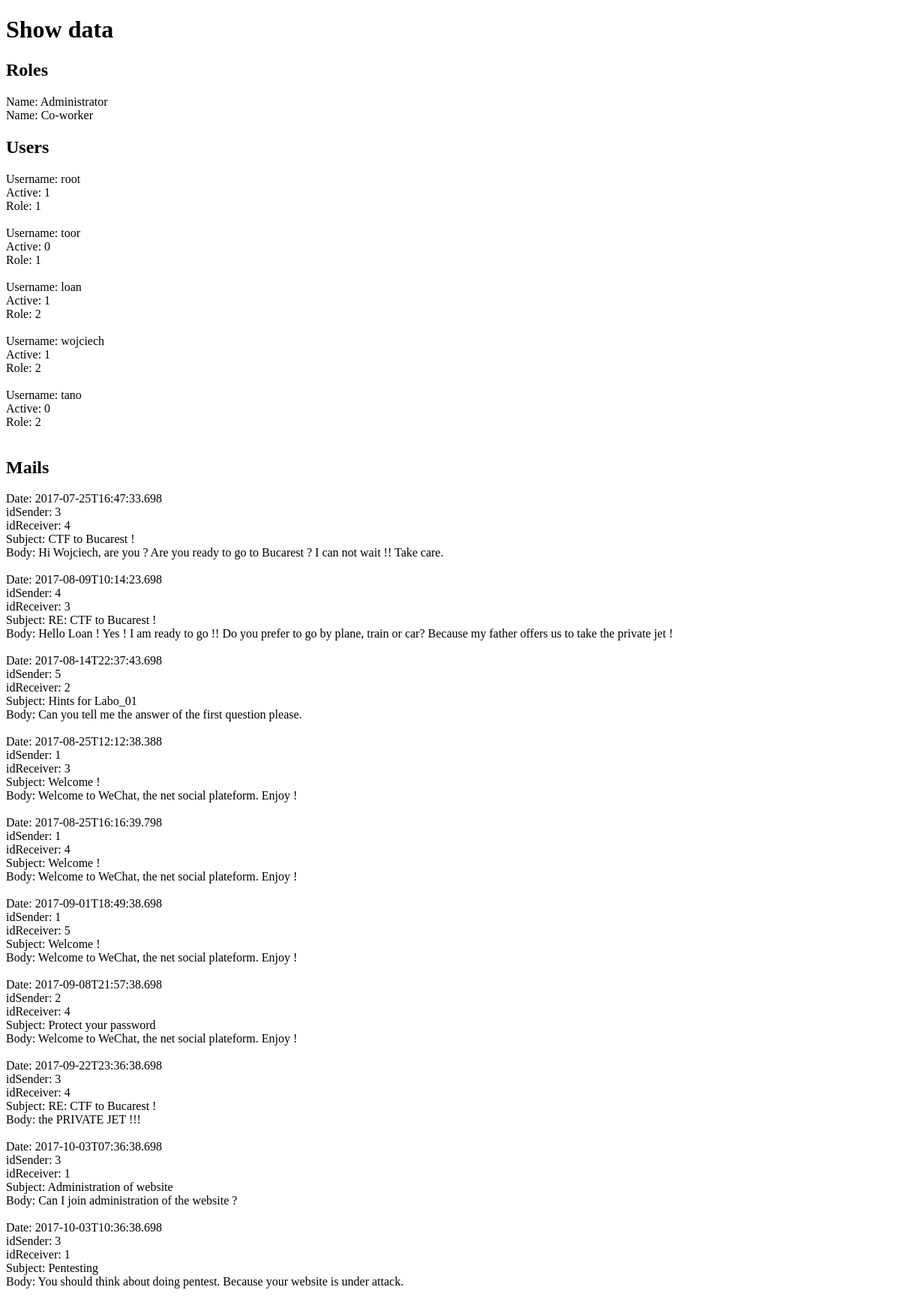
/showData.php, run on an earlier commit of the app's database.
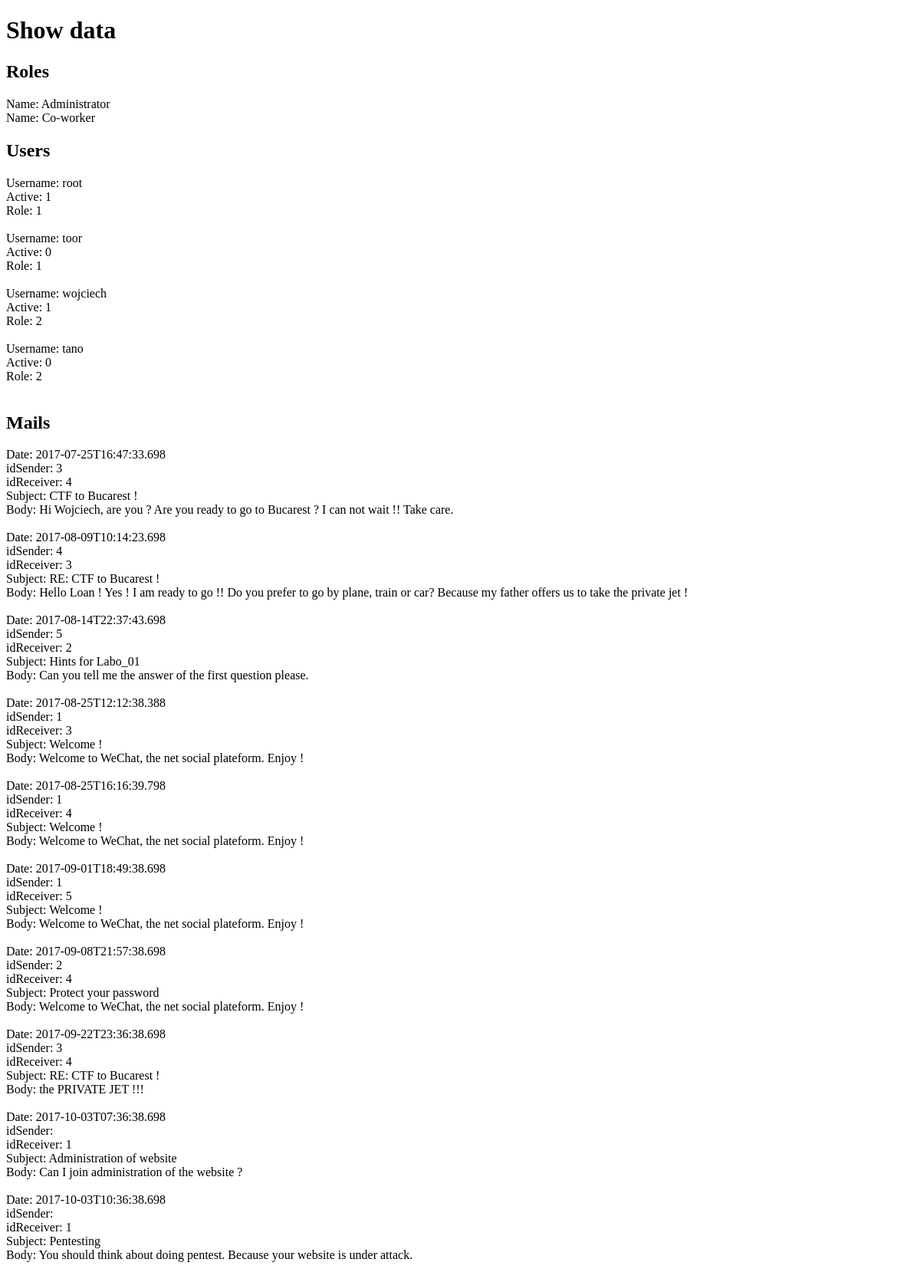
And on a later commit of the database.
### tables this page shows
CREATE TABLE roles (
                                id INTEGER PRIMARY KEY AUTOINCREMENT, 
                                name VARCHAR(255) UNIQUE NOT NULL);

CREATE TABLE users (
                                id INTEGER PRIMARY KEY AUTOINCREMENT,
                                username VARCHAR(255) UNIQUE NOT NULL,
                                salt VARCHAR(255) NOT NULL,
                                digest VARCHAR(88) UNIQUE NOT NULL,
                                active INTEGER NOT NULL,
                                role INTEGER NOT NULL,
                                FOREIGN KEY(role) REFERENCES roles(id));

CREATE TABLE mails (
                                id INTEGER PRIMARY KEY AUTOINCREMENT,
                                date VARCHAR(23) UNIQUE NOT NULL,
                                idSender INTEGER,
                                idReceiver INTEGER,
                                subject VARCHAR(255) NOT NULL,
                                body TEXT(1024) NOT NULL,
                                FOREIGN KEY(idSender) REFERENCES users(id),
                                FOREIGN KEY(idReceiver) REFERENCES users(id));

### Role.php (called while the page is built, shortened)
<?php
require_once('Database.php');
class Role {
    private static $_instance;
    public static function getInstance() {
        if (is_null(self::$_instance )) {
          self::$_instance = new self();
        }
        return self::$_instance;
    }
    public function getTable() {
        return Database::getInstance()->query("SELECT * FROM roles;");
    }
}
?>

### Database.php (called while the page is built, shortened)
<?php
class Database {
    private static $_instance;
    private $_database;
    public static function getInstance() {
        if (is_null(self::$_instance )) {
          self::$_instance = new self();
        }
        return self::$_instance;
    }
    public function connection($file = 'sqlite:./weChat.sqlite') {
        try {
            $this->_database = new PDO($file);
            $this->_database->setAttribute(PDO::ATTR_ERRMODE,
                                    PDO::ERRMODE_EXCEPTION);
        } catch (Exception $ex) {
            echo $ex->getMessage();
            exit();
        }
    }
    public function deconnection() {
        $this->_database = null;
    }
    public function query($sql) {
        if (substr($sql, 0, 6) === 'SELECT') {
            $results = $this->_database->query($sql);
        } else {
            $results = $this->_database->exec($sql);
        }
        return $results;
    }
}
?>

### User.php (called while the page is built, shortened)
<?php
require_once('Database.php');
require_once('Mail.php');
class User {
    private static $_instance;
    public static function getInstance() {
        if (is_null(self::$_instance )) {
          self::$_instance = new self();
        }
        return self::$_instance;
    }
    public function getTable() {
        return Database::getInstance()->query("SELECT * FROM users;");
    }
}
?>

### Mail.php (called while the page is built, shortened)
<?php
require_once('Database.php');
require_once('User.php');
class Mail {
    private static $_instance;
    public static function getInstance() {
        if (is_null(self::$_instance )) {
          self::$_instance = new self();
        }
        return self::$_instance;
    }
    public function getTable() {
        return Database::getInstance()->query("SELECT *
                                                FROM mails
                                                ORDER BY date;");
    }
}
?>

### showData.php (the view, shortened to what this page needs)
<?php
require_once('Database.php');
require_once('Mail.php');
require_once('Role.php');
require_once('User.php');
$roles = Role::getInstance()->getTable();
$users = User::getInstance()->getTable();
$mails = Mail::getInstance()->getTable();
?>
<!DOCTYPE HTML PUBLIC "-//W3C//DTD XHTML 1.0 Strict//EN" "http://www.w3.org/TR/xhtml1/DTD/xhtml1-strict.dtd">
<html xmlns="http://www.w3.org/1999/xhtml" xml:lang="fr" lang="fr">
    <head>
    </head>
    <body>
        <h1>Show data</h1>
        <h2>Roles</h2>
        <?php
        foreach($roles as $row) {
            echo "Name: {$row['name']}
                <br/>";
        }
        ?>
        <h2>Users</h2>
        <?php
        foreach($users as $row) {
            echo "Username: {$row['username']}
                <br/>
                Active: {$row['active']}
                <br/>
                Role: {$row['role']}
                <br/>
                <br/>";
        }
        ?>
        <h2>Mails</h2>
        <?php
        foreach($mails as $row) {
            echo "Date: {$row['date']}
                <br/>
                idSender: {$row['idSender']}
                <br/>
                idReceiver: {$row['idReceiver']}
                <br/>
                Subject: {$row['subject']}
                <br/>
                Body: {$row['body']}
                <br/>
                <br/>";
        }
        ?>
    </body>
</html>

What changed in the data, as far as the page shows it:
removed users: username "loan", active "1", role "2"
changed mails "Administration of website": idSender "3" → (not shown)
changed mails "Pentesting": idSender "3" → (not shown)
